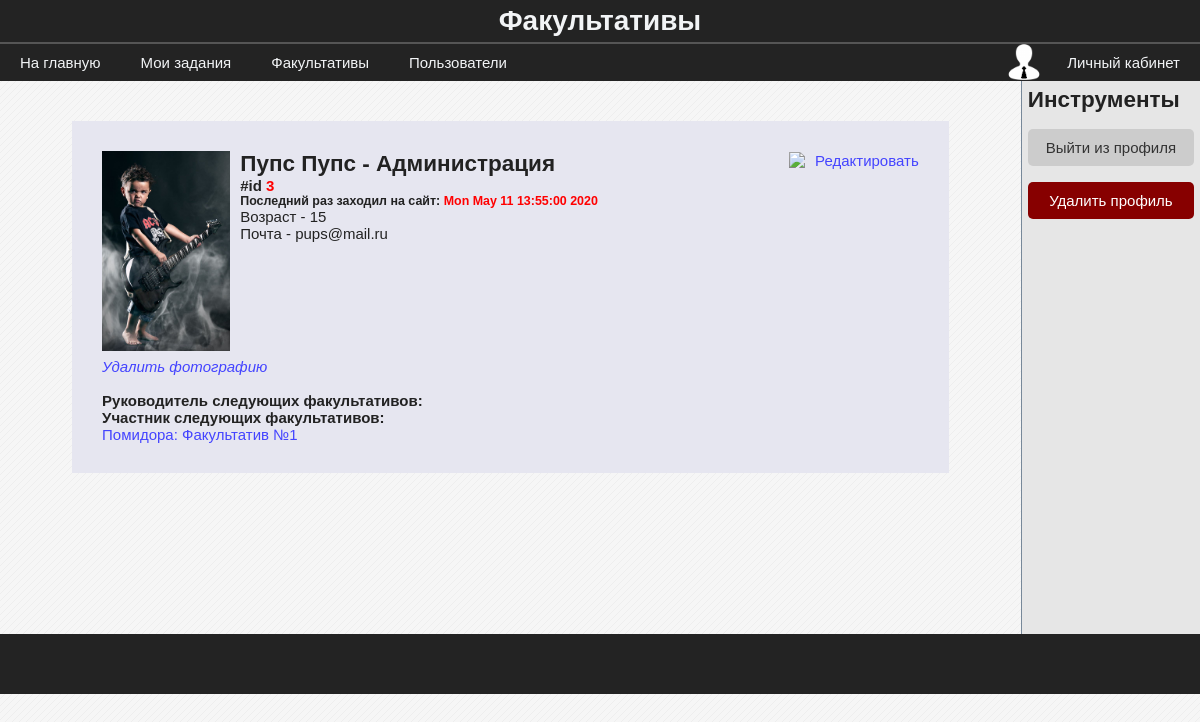
The app's page /user/3 (signed in) with its own data.
### data/model_users.py (models this page shows, shortened)
class User(SqlAlchemyBase, UserMixin, SerializerMixin):
    __tablename__ = 'users'
    id = sqlalchemy.Column(sqlalchemy.Integer,
                           primary_key=True, autoincrement=True)
    surname = sqlalchemy.Column(sqlalchemy.String)
    name = sqlalchemy.Column(sqlalchemy.String)
    age = sqlalchemy.Column(sqlalchemy.Integer)
    email = sqlalchemy.Column(sqlalchemy.String)
    type = sqlalchemy.Column(sqlalchemy.Integer)
    last_time_in = sqlalchemy.Column(sqlalchemy.String,
                                     default=time.ctime)
    hashed_password = sqlalchemy.Column(sqlalchemy.String)
    photo = sqlalchemy.orm.relation("File", uselist=False)
    groups = sqlalchemy.orm.relation("Group",
                                     secondary="users_to_groups",
                                     backref="users")

### data/model_groups.py (models this page shows, shortened)
class Group(SqlAlchemyBase, SerializerMixin):
    __tablename__ = 'groups'
    id = sqlalchemy.Column(sqlalchemy.Integer,
                           primary_key=True,
                           autoincrement=True)
    name = sqlalchemy.Column(sqlalchemy.String)
    leader_id = sqlalchemy.Column(sqlalchemy.Integer,
                                  sqlalchemy.ForeignKey('users.id'))
    info = sqlalchemy.Column(sqlalchemy.String)
    users_num = sqlalchemy.Column(sqlalchemy.Integer, default=0)
    photo = sqlalchemy.orm.relation("File", uselist=False)
    tasks = sqlalchemy.orm.relation("Task", backref="group")

### blueprints/users.py (the view)
@blueprint.route('/user/<int:user_id>')
def user(user_id):
    session = db_session.create_session()
    user = session.query(User).get(user_id)
    if not user:
        abort(404)
    groups = user.groups
    return render_template('user.html', user=user, groups=groups, bool_userbox=(current_user.is_authenticated and (current_user.id == user_id or current_user.type <= 1)))

### blueprints/user_authenticate.py (called while the page is built)
@login_manager.user_loader
def user_load(user_id):
    session = db_session.create_session()
    return session.query(User).get(user_id)

### data/db_session.py (called while the page is built)
def create_session() -> Session:
    global __factory
    return __factory()

### templates/user.html (shortened to what this page needs)
{% extends "base.html" %}
{% block content %}
    <div class="infolist">
        <div class='flexbox flex_c_nowr'>
            <div>
                <img src="/{{ user.photo.path if user.photo else 'static/images/none_image.png' }}" height="200px">
                <div class="flexbox flex_jcspacebetween_aicenter">
                    <h2>{{ user.name }} {{ user.surname }} - {{ 'Ученик ' if user.type == 3 }}
                        {{ 'Администрация' if user.type == 1 }}</h2>
                    {% if bool_userbox and current_user.id == user.id %}
                    <a href="/edit_user/{{ user.id }}" class='link'>
                        <img src="/static/images/edit_icon1.png" height="18px">Редактировать</a>
                    {% endif %}
                </div>
                <h4>#id <span style='color: red'>{{ user.id }}</span></h4>
                <h5>Последний раз заходил на сайт: <span style='color: red'>{{ user.last_time_in }}</span></h5>
                <p>Возраст - {{ user.age }}</p>
                <p>Почта - {{ user.email }}</p>
            </div>
            {% if current_user.is_authenticated and current_user.id == user.id and user.photo %}
            <div>
                <a href="/del_user_photo/{{ user.id }}" class='link'><i>Удалить фотографию</i></a>
            </div>
            {% endif %}
            <br>
            {% if user.type <= 2 %}
            <div>
                <h4>Руководитель следующих факультативов: </h4>
            </div>
            {% endif %}
            <div>
                <h4>Участник следующих факультативов: </h4>
                {% for group in groups %}
                    <a href="/group/{{ group.id }}" class="link">{{ group.name }}</a>{{ ', ' if not loop.last }}
                {% endfor %}
            </div>
        </div>
    </div>
{% endblock %}
{% if bool_userbox %}
{% block userbox %}
    <h2>Инструменты</h2>
    {% if current_user.id == user.id %}
        <a href="/logout/" class='btn'>Выйти из профиля</a>
    {% endif%}
    {% if current_user.id == user.id or current_user.type <= 1 %}
        <a href="/del_user/{{ user.id }}" class='btn red-btn'>Удалить профиль</a>
    {% endif %}
{% endblock %}
{% endif %}

### static/css/stylesheet.css (style rules this page uses)
body { background-color: #f6f6f6; font-family: "Calibri", sans-serif; font-size: 15px; }
* { margin: 0; padding: 0; }
a { text-decoration: none; }
.userbox h2 { margin-bottom: 8px; }
.userbox .btn { margin-bottom: 8px; margin-top: 8px; }
.btn { display: block; background: #ccc; padding: 10px; color: #333; border-radius: 5px; text-align: center; }
.red-btn { background-color: rgba(135, 0, 0, 1); color: white; }
.link { color: #44f; }
.flexbox { display: flex; }
.flex_c_nowr { flex-flow: column nowrap; }
.flex_jcspacebetween_aicenter { justify-content: space-between; align-items: flex-end; }
.infolist { display: block; width: 80%; margin: 40px auto; background-color: rgb(230, 230, 240); padding: 30px; }
.infolist img { float: left; margin: 0px 10px 7px 0px }

### records on screen
User: name "Пупс", surname "Пупс", type "Администрация", id "3", last_time_in "Mon May 11 13:55:00 2020", age "15", email "pups@mail.ru"
Group: name "Помидора: Факультатив №1"
